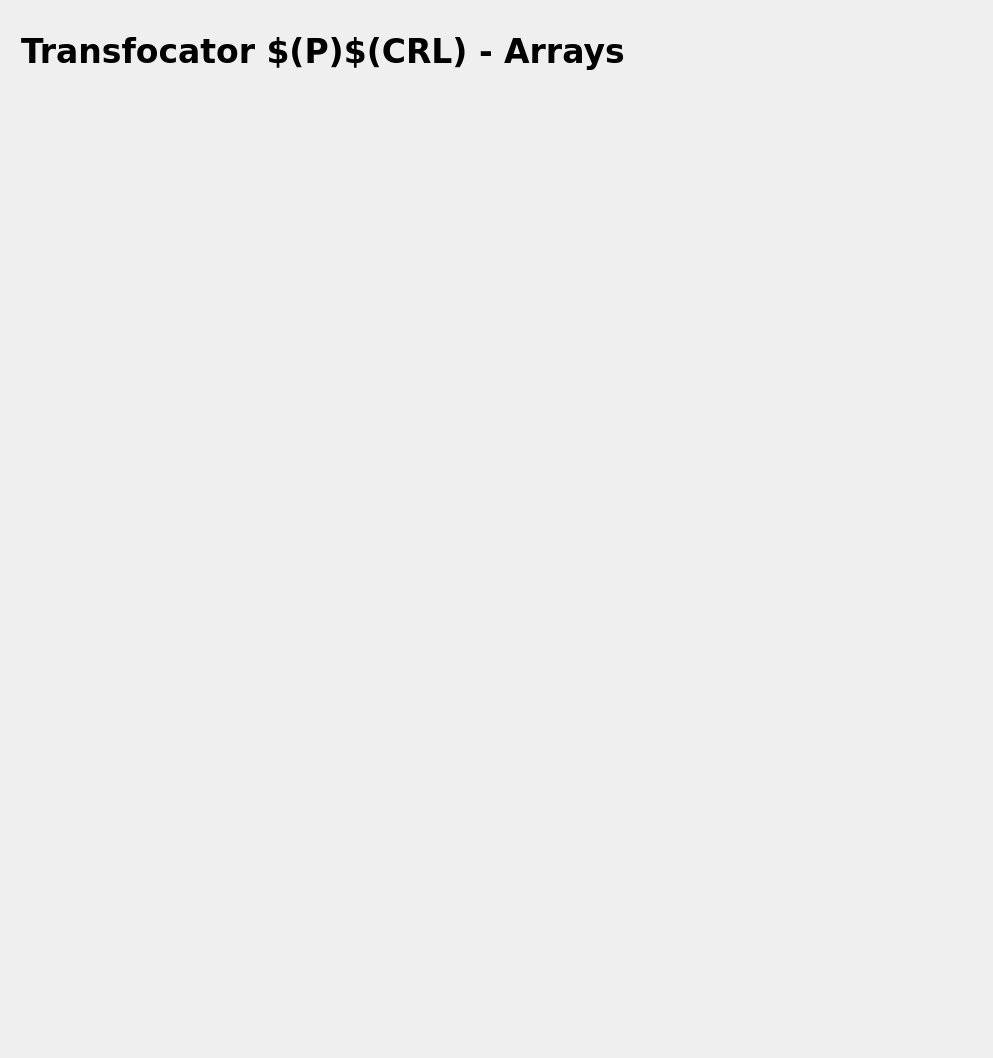
<?xml version="1.0" encoding="UTF-8"?>
<ui version="4.0">
 <class>Form</class>
 <widget class="QWidget" name="Form">
  <property name="geometry">
   <rect>
    <x>0</x>
    <y>0</y>
    <width>993</width>
    <height>1058</height>
   </rect>
  </property>
  <property name="windowTitle">
   <string>Form</string>
  </property>
  <layout class="QVBoxLayout" name="verticalLayout_2">
   <item>
    <layout class="QVBoxLayout" name="verticalLayout" stretch="1,3,3,3,3">
     <property name="spacing">
      <number>0</number>
     </property>
     <property name="margin">
      <number>0</number>
     </property>
     <item>
      <widget class="caFrame" name="caframe_8">
       <property name="sizePolicy">
        <sizepolicy hsizetype="Expanding" vsizetype="Preferred">
         <horstretch>0</horstretch>
         <verstretch>0</verstretch>
        </sizepolicy>
       </property>
       <property name="maximumSize">
        <size>
         <width>1200</width>
         <height>16777215</height>
        </size>
       </property>
       <property name="lineWidth">
        <number>0</number>
       </property>
       <property name="background">
        <color>
         <red>0</red>
         <green>53</green>
         <blue>132</blue>
        </color>
       </property>
       <property name="backgroundMode">
        <enum>caFrame::Filled</enum>
       </property>
       <layout class="QHBoxLayout" name="horizontalLayout">
        <property name="spacing">
         <number>5</number>
        </property>
        <property name="leftMargin">
         <number>10</number>
        </property>
        <property name="topMargin">
         <number>2</number>
        </property>
        <property name="rightMargin">
         <number>0</number>
        </property>
        <property name="bottomMargin">
         <number>2</number>
        </property>
        <item>
         <widget class="caLabel" name="calabel">
          <property name="enabled">
           <bool>true</bool>
          </property>
          <property name="sizePolicy">
           <sizepolicy hsizetype="Expanding" vsizetype="Preferred">
            <horstretch>0</horstretch>
            <verstretch>0</verstretch>
           </sizepolicy>
          </property>
          <property name="maximumSize">
           <size>
            <width>1200</width>
            <height>16777215</height>
           </size>
          </property>
          <property name="font">
           <font>
            <family>Verdana</family>
            <pointsize>25</pointsize>
            <weight>75</weight>
            <bold>true</bold>
           </font>
          </property>
          <property name="text">
           <string>Transfocator $(P)$(CRL) - Arrays</string>
          </property>
          <property name="alignment">
           <set>Qt::AlignLeading|Qt::AlignLeft|Qt::AlignVCenter</set>
          </property>
          <property name="fontScaleMode">
           <enum>ESimpleLabel::Height</enum>
          </property>
          <property name="foreground">
           <color>
            <red>228</red>
            <green>228</green>
            <blue>228</blue>
           </color>
          </property>
          <property name="background">
           <color alpha="0">
            <red>160</red>
            <green>160</green>
            <blue>164</blue>
           </color>
          </property>
         </widget>
        </item>
       </layout>
      </widget>
     </item>
     <item>
      <widget class="caCartesianPlot" name="cacartesianplot">
       <property name="TitleX">
        <string notr="true">Config Index</string>
       </property>
       <property name="TitleY">
        <string notr="true">Focal Size (m)</string>
       </property>
       <property name="channels_1" stdset="0">
        <string>; $(P)$(CRL):fSizes</string>
       </property>
       <property name="color_1">
        <color>
         <red>0</red>
         <green>0</green>
         <blue>255</blue>
        </color>
       </property>
       <property name="YAxisType" stdset="0">
        <enum>caCartesianPlot::log10</enum>
       </property>
      </widget>
     </item>
     <item>
      <widget class="caCartesianPlot" name="cacartesianplot_2">
       <property name="TitleX">
        <string notr="true">Config Index</string>
       </property>
       <property name="TitleY">
        <string notr="true">Inv Focal length (1/m)</string>
       </property>
       <property name="channels_1" stdset="0">
        <string>;$(P)$(CRL):1:invF</string>
       </property>
       <property name="color_1">
        <color>
         <red>0</red>
         <green>0</green>
         <blue>255</blue>
        </color>
       </property>
       <property name="YAxisType" stdset="0">
        <enum>caCartesianPlot::log10</enum>
       </property>
      </widget>
     </item>
     <item>
      <widget class="caCartesianPlot" name="cacartesianplot_3">
       <property name="TitleX">
        <string notr="true">Config Index</string>
       </property>
       <property name="TitleY">
        <string notr="true">q (m)</string>
       </property>
       <property name="channels_1" stdset="0">
        <string>;$(P)$(CRL):q_list</string>
       </property>
       <property name="color_1">
        <color>
         <red>0</red>
         <green>0</green>
         <blue>255</blue>
        </color>
       </property>
       <property name="YAxisType" stdset="0">
        <enum>caCartesianPlot::log10</enum>
       </property>
      </widget>
     </item>
     <item>
      <widget class="caCartesianPlot" name="cacartesianplot_4">
       <property name="TitleX">
        <string notr="true">Config Index</string>
       </property>
       <property name="TitleY">
        <string notr="true">dq (m)</string>
       </property>
       <property name="channels_1" stdset="0">
        <string>;$(P)$(CRL):dq_list</string>
       </property>
       <property name="color_1">
        <color>
         <red>0</red>
         <green>0</green>
         <blue>255</blue>
        </color>
       </property>
       <property name="YaxisScaling" stdset="0">
        <enum>caCartesianPlot::User</enum>
       </property>
       <property name="YaxisLimits">
        <string>-1;1</string>
       </property>
       <property name="YAxisType" stdset="0">
        <enum>caCartesianPlot::linear</enum>
       </property>
      </widget>
     </item>
    </layout>
   </item>
  </layout>
 </widget>
 <customwidgets>
  <customwidget>
   <class>caFrame</class>
   <extends>QFrame</extends>
   <header>caFrame</header>
   <container>1</container>
  </customwidget>
  <customwidget>
   <class>caLabel</class>
   <extends>QLabel</extends>
   <header>caLabel</header>
  </customwidget>
  <customwidget>
   <class>caCartesianPlot</class>
   <extends>QFrame</extends>
   <header>caCartesianPlot</header>
  </customwidget>
 </customwidgets>
 <resources/>
 <connections/>
</ui>
